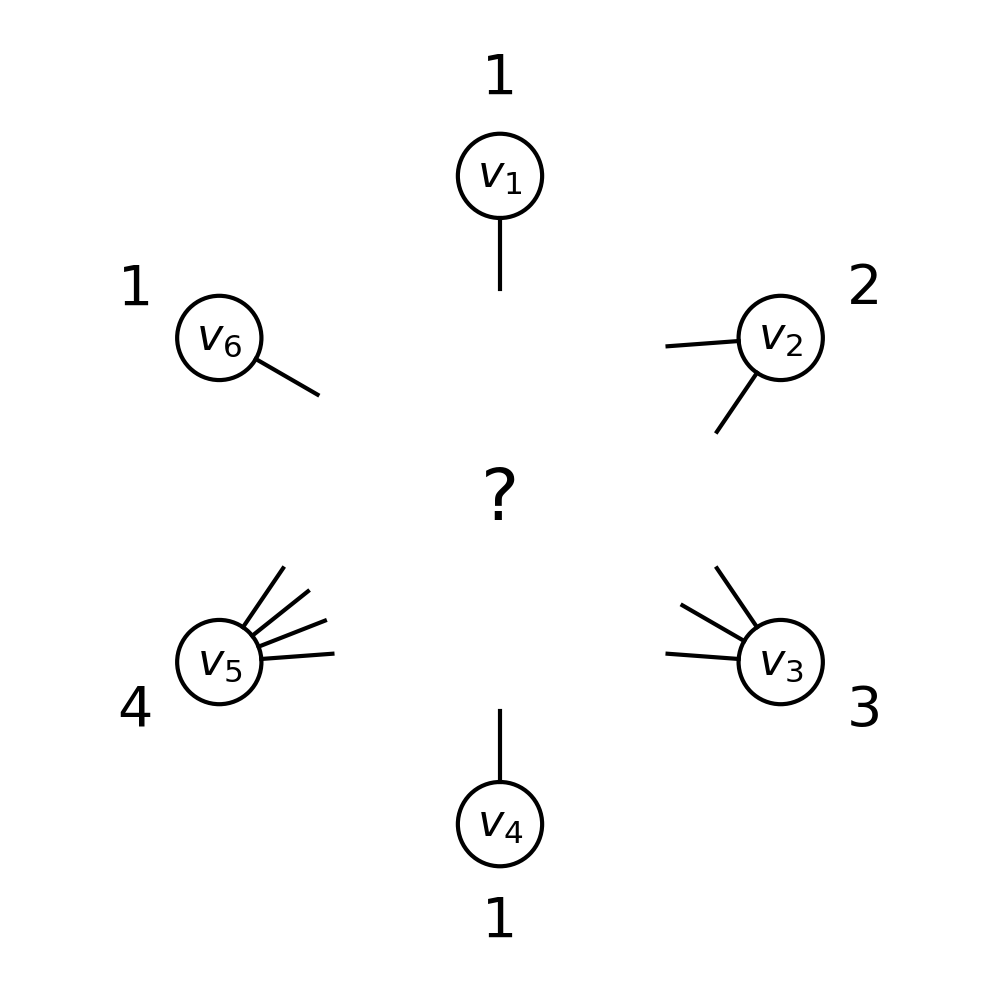

The script that saved this image:
"""Six nodes with known degrees but unknown edges (friendship paradox exercise).
Each node v_i is a circle with as many edge stubs as its degree, pointing to the
center ("?": we pretend not to know which nodes are connected).
Output: friendship-paradox-stubs.png
"""
import os
import numpy as np
import matplotlib.pyplot as plt

here = os.path.dirname(os.path.abspath(__file__))
degrees = [1, 2, 3, 1, 4, 1]          # v_1, ..., v_6 (clockwise from the top)
R, r, stub = 1.0, 0.13, 0.22           # ring radius, node radius, stub length

fig, ax = plt.subplots(figsize=(5, 5))
for i, k in enumerate(degrees):
    th = np.pi / 2 - 2 * np.pi * i / len(degrees)
    c = np.array([np.cos(th), np.sin(th)]) * R
    inward = -c / R
    ax.add_patch(plt.Circle(c, r, fill=False, lw=1.5))
    ax.text(*c, f"$v_{i + 1}$", ha="center", va="center", fontsize=16)
    spread = np.linspace(-0.45, 0.45, k) if k > 1 else [0.0]
    for a in spread:
        d = np.array([inward[0] * np.cos(a) - inward[1] * np.sin(a),
                      inward[0] * np.sin(a) + inward[1] * np.cos(a)])
        p0 = c + r * d
        ax.plot(*zip(p0, p0 + stub * d), color="black", lw=1.5)
    ax.text(*(c * (R + 0.30) / R), str(k), ha="center", va="center", fontsize=20)
ax.text(0, 0, "?", ha="center", va="center", fontsize=26)
ax.set_xlim(-1.45, 1.45)
ax.set_ylim(-1.45, 1.45)
ax.set_aspect("equal")
ax.set_axis_off()
fig.tight_layout()
fig.savefig(os.path.join(here, "friendship-paradox-stubs.png"), dpi=200)
